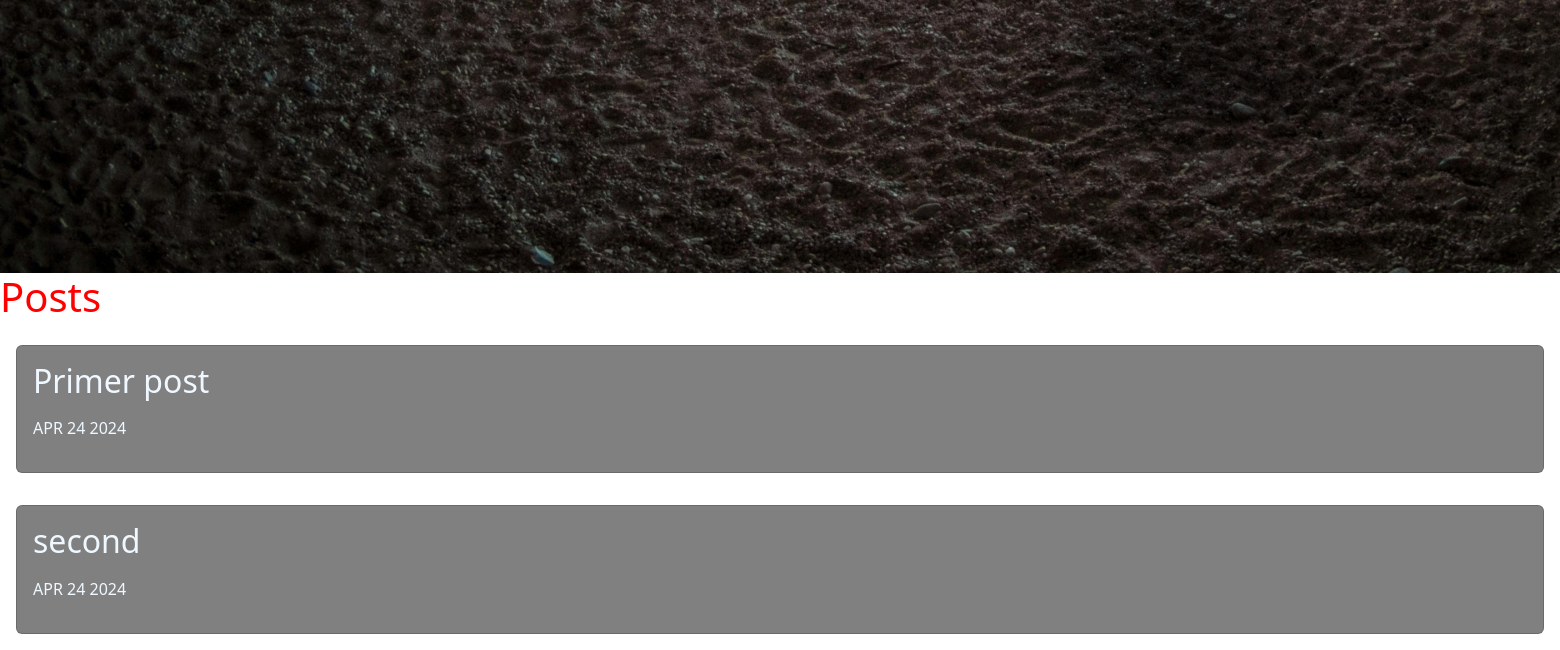
The app's page / (lower part), older data.
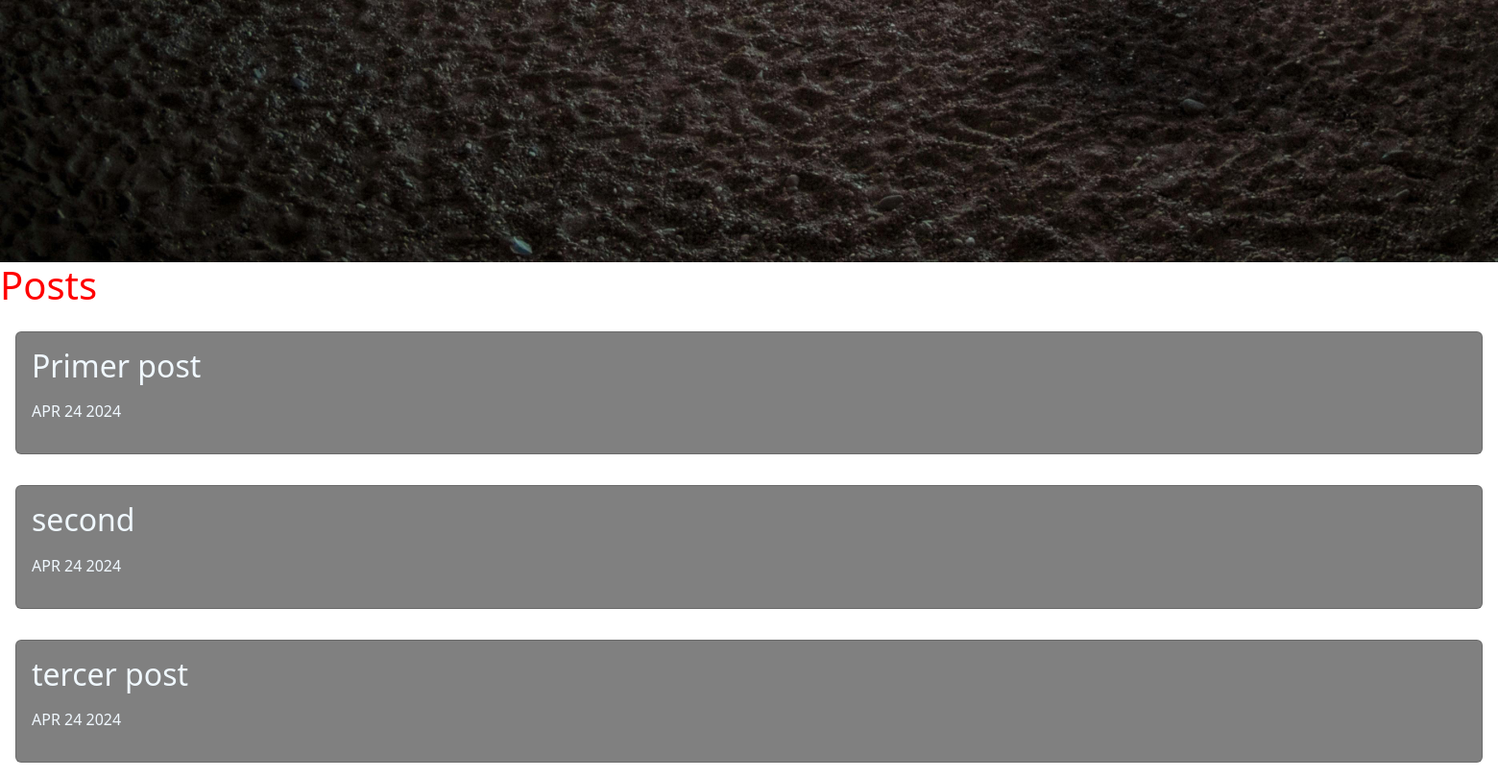
The same page, newer data.
### posted/models.py (models this page shows)
class Post(models.Model):
    title = models.CharField(max_length=100, null=False)
    image = models.ImageField(null=True, blank=True, upload_to="media")
    publish = CKEditor5Field(blank=True, config_name="extends")
    date = models.DateField(datetime.date.today)

### posted/views.py (the view)
# urls.py: path('', posted, name='home'),
def posted(request):
    posts = Post.objects.all()
    return render(request, 'home.html',{'posts':posts})

### posted/templates/home.html (shortened to what this page needs)
{% extends 'layouts/base.html' %} {% block content %}
<h1>Posts</h1>
{% for post in posts %}
<div class="p-3">
    <div class="card card-body bg">
        <div class="rew">
            <div class="col-9">
                <h2>{{post.title}}</h2>
                <p>{{post.date|date:'M d Y'|upper}}</p>
            </div>
        </div>
    </div>
</div>
{% endfor %}
{% endblock %}

Row changes from the older to the newer data that the page shows:
added Post: title "tercer post", date "APR 24 2024"
